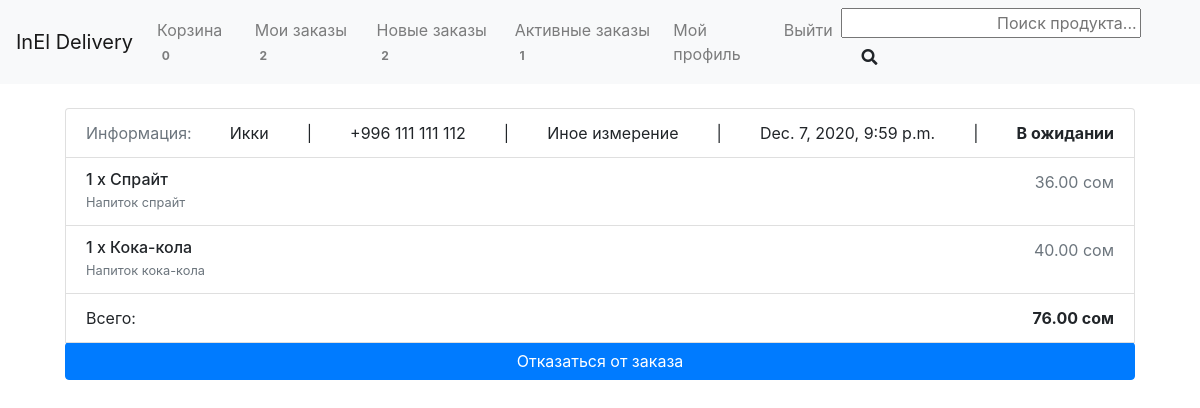
The page /orders_taken/ (signed in) on the database its author committed.
### inel_delivery/users/models.py (models this page shows, shortened)
class User(AbstractUser):
    name = CharField(_("Name of User"), blank=True, max_length=255)

### products/models.py (models this page shows, shortened)
class Deliveryman(models.Model):
    user = models.OneToOneField(settings.AUTH_USER_MODEL, on_delete=models.CASCADE, verbose_name="Пользователь")
    phone = models.CharField(max_length=255, verbose_name='Номер телефона')
    class Meta:
        verbose_name = "Курьер"
        verbose_name_plural = "Курьеры"

class Order(models.Model):
    STATUS = (
        ('Новый', 'Новый заказ'),
        ('В ожидании', 'Заказ в ожидании'),
        ('Выполнен', 'Выполненный заказ')
    )
    user = models.ForeignKey(settings.AUTH_USER_MODEL, on_delete=models.CASCADE, verbose_name="Пользователь")
    products = models.ManyToManyField(OrderProduct, verbose_name="Продукты")
    created_date = models.DateTimeField(verbose_name="Дата")
    status = models.CharField(max_length=16, default='Новый', choices=STATUS, verbose_name="Статус")
    ordered = models.BooleanField(default=False, verbose_name="Заказ оформлен")
    name = models.CharField(max_length=255, null=True, verbose_name="ИФО")
    phone = models.CharField(max_length=255, null=True, verbose_name='Номер телефона')
    address = models.TextField(null=True, verbose_name="Адрес")
    deliveryman = models.ForeignKey(Deliveryman, blank=True, null=True, on_delete=models.CASCADE, verbose_name="Курьер")
    def get_total(self):
        total = 0
        for product in self.products.all():
            total += product.get_final_price()
        return total
    class Meta:
        verbose_name = "Заказ"
        verbose_name_plural = "Заказы"
        permissions = (("view_orders_page", "Can view the orders page"),
                       ("take_orders", "Can take orders"),)

class OrderProduct(models.Model):
    user = models.ForeignKey(settings.AUTH_USER_MODEL, on_delete=models.CASCADE, verbose_name="Пользователь")
    product = models.ForeignKey(Product, on_delete=models.CASCADE, verbose_name="Продукт")
    amount = models.IntegerField(default=1, verbose_name="Количество")
    ordered = models.BooleanField(default=False, verbose_name="Заказ оформлен")
    def get_total_item_price(self):
        return self.amount * self.product.price
    def get_final_price(self):
        return self.get_total_item_price()
    class Meta:
        verbose_name = "Заказанный продукт"
        verbose_name_plural = "Заказанные продукты"

class Product(models.Model):
    name = models.CharField(max_length=255, verbose_name="Название")
    slug = models.SlugField(max_length=255, db_index=True)
    category = models.ForeignKey(Category, on_delete=models.CASCADE, verbose_name="Категория")
    store = models.ForeignKey(Store, on_delete=models.CASCADE, verbose_name="Магазин")
    price = models.DecimalField(decimal_places=2, max_digits=19, verbose_name="Цена")
    desc = models.CharField(max_length=255, verbose_name="Описание")
    available = models.BooleanField(default=True, verbose_name="Доступен")
    created = models.DateTimeField(auto_now_add=True)
    updated = models.DateTimeField(auto_now=True)
    picture = models.ImageField(upload_to="products_pic/", verbose_name="Картинка", blank=True,
                                default="products_pic/no-image.jpg")
    mini_picture = ImageSpecField(source="picture", processors=[ResizeToFill(800, 600)],
                                 format="JPEG", options={"quality": 100})
    class Meta:
        verbose_name = "Продукт"
        verbose_name_plural = "Продукты"

### products/views.py (the view)
# urls.py: path("orders_taken/", DeliveryRunningOrderList.as_view(), name="orders_taken"),
class DeliveryRunningOrderList(LoginRequiredMixin, PermissionRequiredMixin, ListView):
    model = Order
    template_name = 'products/running_order_list.html'
    permission_required = 'products.view_orders_page'
    context_object_name = 'take_order_list'
    def get_queryset(self):
        deliveryman = Deliveryman.objects.get(user=self.request.user)
        return Order.objects.filter(deliveryman=deliveryman)

### inel_delivery/utils/context_processors.py (called while the page is built)
def settings_context(_request):
    return {"DEBUG": settings.DEBUG}

### products/templatetags/cart_template_tags.py (called while the page is built)
@register.filter
def cart_item_count(user):
    if user.is_authenticated:
        qs = Order.objects.filter(user=user.id, ordered=False)
        if qs.exists():
            return qs[0].products.count()
    return 0

@register.filter
def ordered_count(user):
    if user.is_authenticated:
        qs = Order.objects.filter(ordered=True, deliveryman=None)
        if qs.exists():
            return qs.count()
    return 0

@register.filter
def my_order_count(user):
    if user.is_authenticated:
        qs = Order.objects.filter(user=user.id, ordered=True)
        if qs.exists():
            return qs.count()
    return 0

@register.filter
def orders_taken_count(user):
    if user.is_authenticated:
        if Deliveryman.objects.filter(user=user.id).exists():
            deliveryman = Deliveryman.objects.get(user=user.id)
            qs = Order.objects.filter(deliveryman=deliveryman)
            if qs.exists():
                return qs.count()
        return 0
    return 0

### inel_delivery/templates/products/running_order_list.html
{% extends "base.html" %}
{% load crispy_forms_tags %}
{% block content %}
  {% for ordered in take_order_list %}
    <div class="card-body">
      <ul class="list-group mb-3 z-depth-1">
        <li class="list-group-item d-flex justify-content-between lh-condensed">
          <span class="text-muted">Информация:</span>
          <span>{{ ordered.name }}</span>|<span>{{ ordered.phone }}</span>|
          <span>{{ ordered.address }}</span>|<span>{{ ordered.created_date }}</span>|
          <strong><span>{{ ordered.status }}</span></strong>
        </li>
        {% for order_product in ordered.products.all %}
        <li class="list-group-item d-flex justify-content-between lh-condensed">
            <div>
              <h6 class="my-0">{{ order_product.amount }} x {{ order_product.product.name }}</h6>
              <small class="text-muted">{{ order_product.product.desc }}</small>
            </div>
            <span class="text-muted">{{ order_product.get_final_price }} сом</span>
        </li>
        {% endfor %}
        <li class="list-group-item d-flex justify-content-between">
            <span>Всего:</span>
            <strong>{{ ordered.get_total }} сом</strong>
        </li>
        <a href="{% url 'products:remove-order' pk=ordered.pk %}" class="btn btn-primary">Отказаться от заказа</a>
      </ul>
    </div>
  {% endfor %}
{% endblock %}

### inel_delivery/templates/base.html (shortened to what this page needs)
{% load static i18n %}
{% load cart_template_tags %}
<!DOCTYPE html>
<html lang="en">
  <head>
    {% block css %}
    <link rel="stylesheet" href="https://pro.fontawesome.com/releases/v5.10.0/css/all.css"/>
    <link href="https://stackpath.bootstrapcdn.com/bootstrap/4.3.1/css/bootstrap.min.css" rel="stylesheet">
    <link href="{% static 'css/project.css' %}" rel="stylesheet">
    {% endblock %}
  </head>
  <body>
    <div class="mb-1">
      <nav class="navbar navbar-expand-md navbar-light bg-light">
        <a class="navbar-brand" href="{% url 'products:store_list' %}">InEl Delivery</a>
        <div class="collapse navbar-collapse" id="navbarSupportedContent">
          <ul class="navbar-nav mr-auto">
          {% if request.user.is_authenticated %}
            <li class="nav-item">
              <a class="nav-link" href="{% url 'products:order-summary' %}">Корзина
              <span class="badge red z-depth-1 mr-1"> {{ request.user|cart_item_count }} </span></a>
            </li>
            <li class="nav-item">
              <a class="nav-link" href="{% url 'products:order_owner_list' %}">Мои заказы
              <span class="badge red z-depth-1 mr-1"> {{ request.user|my_order_count }} </span></a>
            </li>
            {% if perms.products.view_orders_page %}
              <li class="nav-item">
                <a class="nav-link" href="{% url 'products:ordered' %}">Новые заказы
                <span class="badge red z-depth-1 mr-1"> {{ request.user|ordered_count }} </span></a>
              </li>
               <li class="nav-item">
                <a class="nav-link" href="{% url 'products:orders_taken' %}">Активные заказы
                <span class="badge red z-depth-1 mr-1"> {{ request.user|orders_taken_count }} </span></a>
              </li>
            {% endif %}
              <li class="nav-item">
                <a class="nav-link" href="{% url 'users:detail' request.user.username  %}">Мой профиль</a>
              </li>
              <li class="nav-item">
                <a class="nav-link" href="{% url 'account_logout' %}">Выйти</a>
              </li>
            {% endif %}
          </ul>
        </div>
      <form action="{% url 'products:search_products' %}" method="get">
          <input name="q" type="text" placeholder="Поиск продукта..." aria-label="Search" style="text-align: right; margin-right: 20px; width: 300px;">
          <button href="{% url 'products:search_products' %}" class="btn btn-outline-white btn-md my-0 ml-sm-2" type="submit"><i class="fas fa-search"></i></button>
      </form>
      </nav>
    </div>
    <div class="container">
      {% block content %}{% endblock content %}
    </div>
  </body>
</html>

### rows shown on the page
User: user|cart_item_count "0", user|my_order_count "2", user|ordered_count "2", user|orders_taken_count "1"
Order: name "Икки", phone "+996 111 111 112", address "Иное измерение", created_date "Dec. 7, 2020, 9:59 p.m.", status "В ожидании", get_total "76.00"
OrderProduct: amount "1", product.name "Спрайт", product.desc "Напиток спрайт", get_final_price "36.00"
OrderProduct: amount "1", product.name "Кока-кола", product.desc "Напиток кока-кола", get_final_price "40.00"
